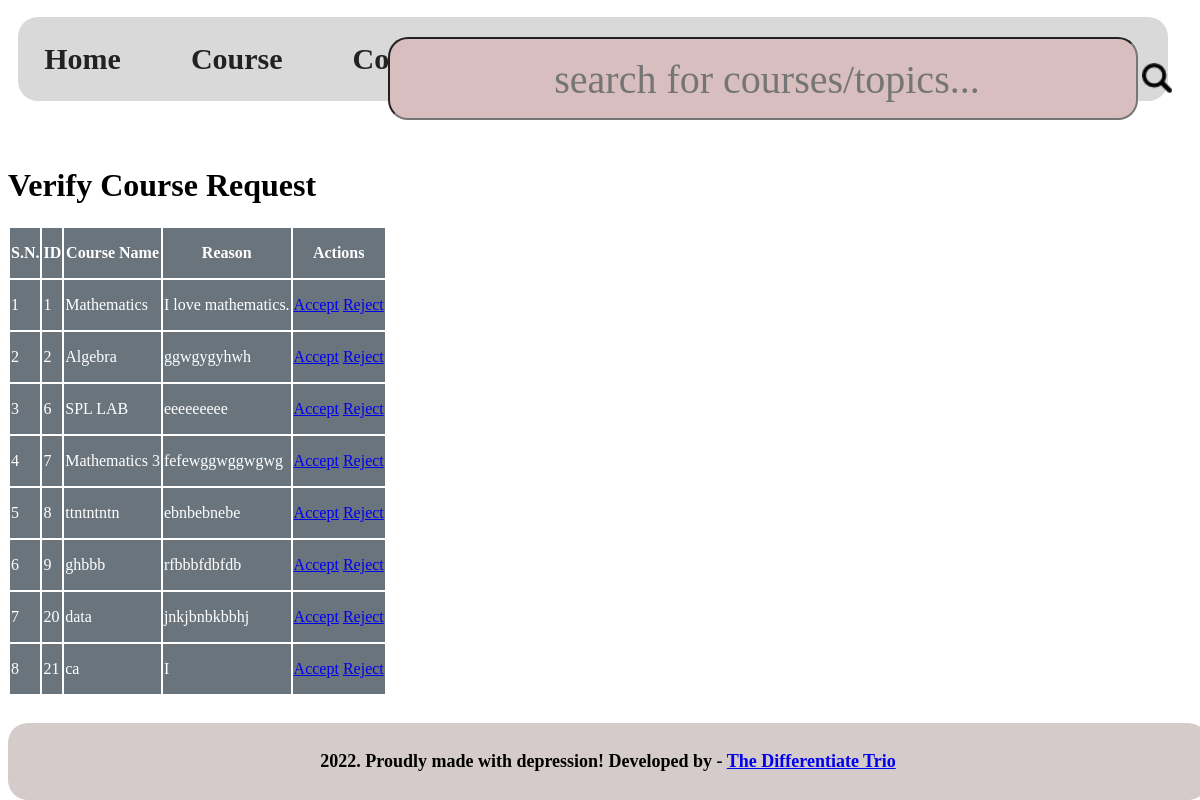
Page /admin/verification_course_req.php (signed in) on the committed database.
### tables this page shows
CREATE TABLE `request_course` (
  `course_name` varchar(200) NOT NULL,
  `id` int(11) NOT NULL,
  `description` varchar(500) NOT NULL,
  `current_status` int(1) NOT NULL
);

### admin/verification_course_req.php (the view, shortened to what this page needs)
<?php  include('partials/menu.php'); ?>
        <div class="content">
        <div class="wrapper">
              <h1>Verify Course Request</h1>
              <table class="table">
                  <tr>
                        <th>S.N.</th>
                        <th>ID</th>
                        <th>Course Name</th>
                        <th>Reason</th>
                        <th>Actions</th>
                  </tr>
                  <?php
                        $sql = "SELECT * FROM request_course where current_status =0";
                        $res = mysqli_query($conn, $sql) or die(mysqli_error());
                        if($res==TRUE)
                        {
                              $count= mysqli_num_rows($res);
                              $serial_number=1;
                              if($count>0)
                              {
                                    while($rows=mysqli_fetch_assoc($res))
                                    {
                                          $id=$rows['id'];
                                          $course_name=$rows['course_name'];
                                          $reason=$rows['description'];
                                                ?>
                                                      <tr>
                                                      <td><?php echo $serial_number++ ; ?></td>
                                                      <td><?php echo $id ; ?></td>
                                                      <td><?php echo $course_name ; ?></td>
                                                      <td><?php echo $reason ; ?></td>
                                                      <td>
                                                      <a href="<?php echo SITEURL; ?>admin/accept.php?id=<?php echo $id; ?>" class="btn-secondary">Accept</a>
                                                      <a href="<?php echo SITEURL; ?>admin/reject.php?id=<?php echo $id; ?>" class="btn-danger">Reject</a>
                                                      </td>
                                                      </tr>
                                                <?php
                                           }
                                    }
                              }
                              else
                              {
                              }
                  ?>
            </table>
        </div>
        </div>
        <?php include('partials/footer.php'); ?>

### admin/verification_course_req.php (style rules this page uses)
tr { background-color: #6a747c; color: white; height: 50px; width: 40px; border-radius: 20px; }

### rows in the picture
request_course: id "1", course_name "Mathematics", description "I love mathematics."
request_course: id "2", course_name "Algebra", description "ggwgygyhwh"
request_course: id "6", course_name "SPL LAB", description "eeeeeeeee"
request_course: id "7", course_name "Mathematics 3", description "fefewggwggwgwg"
request_course: id "8", course_name "ttntntntn", description "ebnbebnebe"
request_course: id "9", course_name "ghbbb", description "rfbbbfdbfdb"
request_course: id "20", course_name "data", description "jnkjbnbkbbhj"
request_course: id "21", course_name "ca", description "I"
